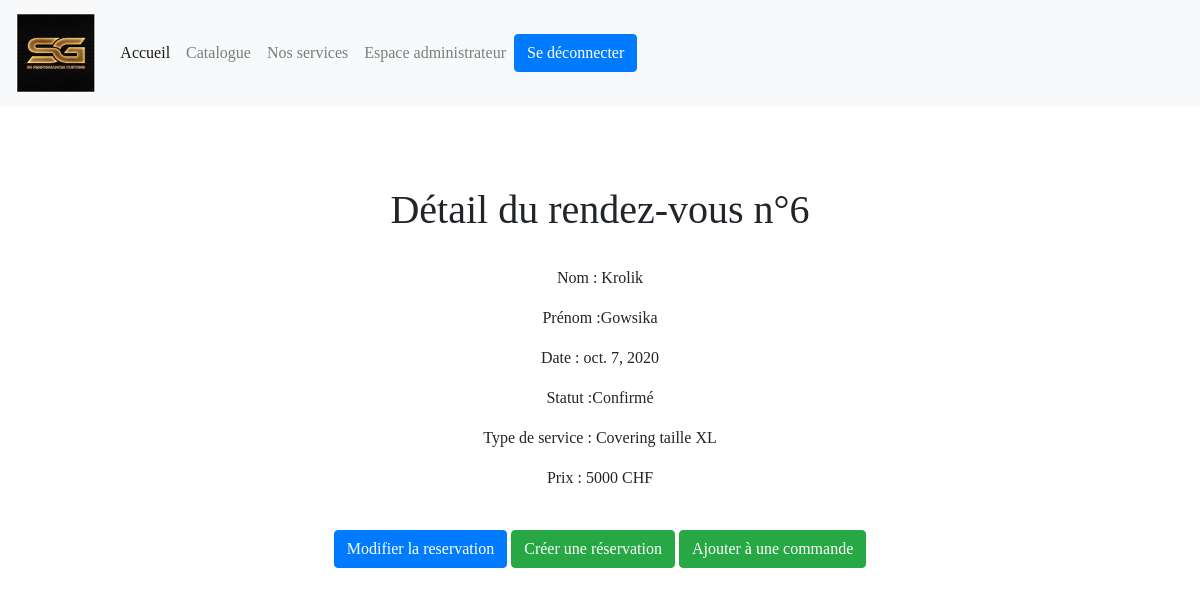
/compte/detailRDV/6 (signed in), run on the app's committed database.
### service/models.py (models this page shows, shortened)
class SGPC_RESERVATION(models.Model):
    RES_UTI_ID = models.ForeignKey(SGPC_Utilisateur, on_delete=models.CASCADE)
    RES_DATE = models.DateField(auto_now_add=False, validators=[validate_date])
    RES_STATUT = models.CharField(max_length=50, choices=statut_choice)
    RES_SER_ID = models.ForeignKey(SGPC_SERVICE, on_delete=models.CASCADE)
    RES_DEV_ID = models.ForeignKey(SGPC_DEVIS, on_delete=models.CASCADE, null=True, blank=True)
    RES_COM_ID = models.ForeignKey('catalogue.SGPC_COMMANDE', on_delete=models.CASCADE,blank=True, null=True)

class SGPC_SERVICE(models.Model):
    SER_NOM = models.CharField(max_length=50)
    SER_PRIX_STANDARD = models.PositiveIntegerField()
    SER_DESCRIPTION = models.CharField(max_length=100)

### compte/models.py (models this page shows, shortened)
class SGPC_Utilisateur(AbstractBaseUser):
    UTI_EMAIL = models.EmailField(
        verbose_name='email',
        max_length=255,
        unique=True,
    )
    UTI_PRENOM = models.CharField(max_length=30, unique=False)
    UTI_NOM = models.CharField(max_length=30, unique=False)
    UTI_DATENAISSANCE = models.DateField(auto_now_add=False)
    UTI_NUMEROTEL = models.CharField(max_length=20, unique=True)
    UTI_RUE = models.CharField(max_length=60)
    UTI_NUMERORUE = models.PositiveIntegerField(null=False)
    UTI_CODEPOSTALE = models.PositiveIntegerField(null=False)
    UTI_LOCALITE = models.CharField(max_length=30, unique=False)
    UTI_is_deleted = models.BooleanField(default=False)
    UTI_is_active = models.BooleanField(default=True)
    UTI_is_admin = models.BooleanField(default=False)
    objects = MyUserManager()
    USERNAME_FIELD = 'UTI_EMAIL'
    REQUIRED_FIELDS = ['UTI_PRENOM','UTI_NOM','UTI_DATENAISSANCE','UTI_RUE','UTI_NUMERORUE','UTI_CODEPOSTALE','UTI_LOCALITE',]

### compte/views.py (the view, shortened to what this page needs)
# urls.py: path('detailRDV/<str:pk>', views.detailRDV, name="detail_RDV"),
@login_required(login_url="/login/")#inspirer de https://www.youtube.com/watch?v=eBsc65jTKvw
def detailRDV(request, pk):
    reservation = SGPC_RESERVATION.objects.get(id=pk) # Récupération de la réservation ayant le même id que le paramètre "pk"
    context = {
        'reservation': reservation,
    }
    return render(request, 'compte/detailReservation.html', context)

### compte/templates/compte/detailReservation.html (shortened to what this page needs)
<!DOCTYPE html>
<html lang="en">
    {% load static %}
    {% load bootstrap4 %}
<head>
    {% bootstrap_css %}
    <link rel="stylesheet" href="https://cdnjs.cloudflare.com/ajax/libs/font-awesome/4.7.0/css/font-awesome.min.css">
    <link href="{% static 'compte/css/DetailReservation.css' %}" rel="stylesheet" type="text/css">
</head>
<body>
    {% include 'nav.html' %}
    <div class="container">
        <h1>Détail du rendez-vous n°{{reservation.id}}</h1>
        <br>
        {% if user.is_authenticated and user.UTI_is_admin %}
            <p>Nom :  {{reservation.RES_UTI_ID.UTI_NOM}}</p>
            <p>Prénom :{{reservation.RES_UTI_ID.UTI_PRENOM}}</p>
            <p>Date : {{reservation.RES_DATE}}</p>
            <p>Statut :{{reservation.RES_STATUT}}</p>
            <p>Type de service : {{reservation.RES_SER_ID.SER_NOM}}</p>
            {% if assos %}
                {% for asso in assos %}
                    {% if not asso.ASD_PRIX_EFFECTIF == RES_SER_ID.SER_PRIX_STANDARD %}
                        {% if asso.ASD_SER_ID_id == reservation.RES_SER_ID_id %}
                            <p>Prix : {{asso.ASD_PRIX_EFFECTIF}} CHF</p>
                        {% endif %}
                    {% else %}
                         <p>Prix : {{reservation.RES_SER_ID.SER_PRIX_STANDARD}} CHF</p>
                    {% endif %}
                {% endfor %}
            {% else %}
                <p>Prix : {{reservation.RES_SER_ID.SER_PRIX_STANDARD}} CHF</p>
            {% endif %}
            <br>
        <a href="{% url 'modif_reservation' reservation.id %}"><button class="btn btn-primary">Modifier la reservation</button></a>
        {% if reservation.RES_COM_ID_id == None %}
            <a href="{% url 'creerCommandeRDV' reservation.id %}"><button class="btn btn-success">Créer une réservation</button></a>
            <a href="{% url 'listeCommandeClient' reservation.RES_UTI_ID_id reservation.id %}"><button class="btn btn-success">Ajouter à une commande</button></a>
        {% endif %}
        {% endif %}
    </div>
</body>
</html>

### compte/static/compte/css/DetailReservation.css (style rules this page uses)
* { margin: 0; padding: 0; font-family:Bahnschrift; }
.container { margin-top: 80px; text-align: center; }

### data on the page
SGPC_RESERVATION: id "6", RES_UTI_ID.UTI_NOM "Krolik", RES_UTI_ID.UTI_PRENOM "Gowsika", RES_DATE "oct. 7, 2020", RES_STATUT "Confirmé", RES_SER_ID.SER_NOM "Covering taille XL", RES_SER_ID.SER_PRIX_STANDARD "5000"
